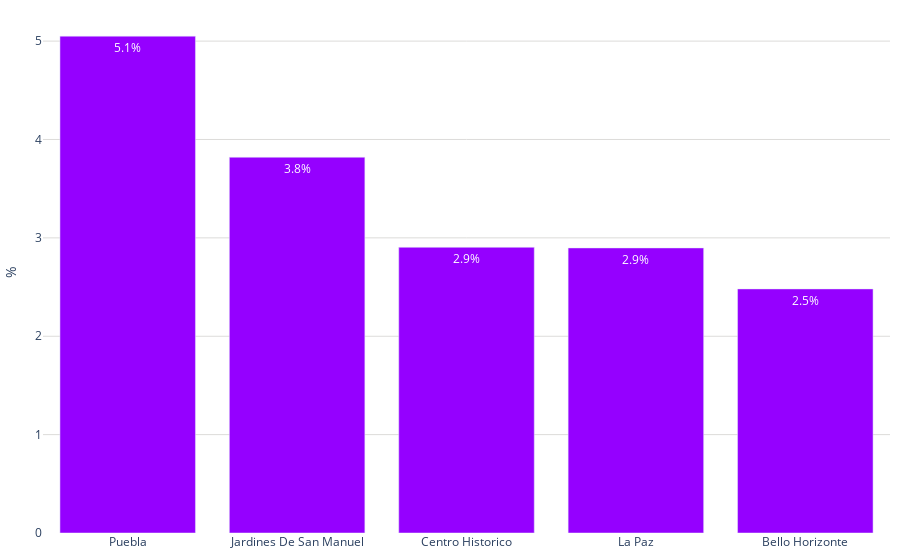

The cell this chart's notebook holds for it:
### Code cell
fig = go.Figure()
porcentajes = colonias_predominantes['porcentaje']
colonias = colonias_predominantes['colonia']
# Agregar los datos como barras
fig.add_trace(go.Bar(
    x=colonias,  # Eje x: Modalidades
    y=porcentajes,  # Eje y: Porcentajes
     marker_color='#9500ff',   # Especifica los colores de las barras
    text=porcentajes,  # Texto que se mostrará en las barras (porcentaje)
    textposition='inside',  # Posición del texto (puede ser 'inside' o 'outside')
    texttemplate='%{text:.1f}%',  # Formato del texto (porcentaje con un decimal)
))

# Personalizar el diseño de la gráfica
fig.update_layout(
    #title='Colonias Predominantes en Tulancingo',  # Título de la gráfica
    #xaxis=dict(title='%'),  # Título del eje x
    yaxis=dict(
        title='%', # Título del eje y
        gridcolor='#dddcda', # Color de las líneas que dividen los rangos del eje Y
        #gridwidth=1,
    ),  margin=dict(l=10, r=10, t=10, b=10),  # Ajusta los márgenes (left, right, top, bottom) 
    plot_bgcolor='rgba(0,0,0,0)',  # Color de fondo del gráfico
)
# Exportar gráfica como archivo HTML
def guardar_grafico_como_html(fig, nombre_archivo, carpeta='assets/graficas'):
    # Crear la carpeta si no existe
    if not os.path.exists(carpeta):
        os.makedirs(carpeta)
    
    # Gráfica como archivo HTML en la carpeta especificada
    pio.write_html(fig, f'{carpeta}/{nombre_archivo}.html')

guardar_grafico_como_html(fig, 'g_bar_colonias_predominantes', carpeta='assets/graficas')
fig.show()

### Figure 1 — Plotly figure (JSON) as saved in the notebook; plotly's stock layout.template omitted (floating-point values rounded to 4 significant figures)
{"data": [{"marker": {"color": "#9500ff"}, "text": [5.051, 3.819, 2.904, 2.898, 2.481], "textposition": "inside", "texttemplate": "%{text:.1f}%", "type": "bar", "x": ["Puebla", "Jardines De San Manuel", "Centro Historico", "La Paz", "Bello Horizonte"], "y": [5.051, 3.819, 2.904, 2.898, 2.481]}], "layout": {"margin": {"b": 10, "l": 10, "r": 10, "t": 10}, "plot_bgcolor": "rgba(0,0,0,0)", "yaxis": {"gridcolor": "#dddcda", "title": {"text": "%"}}}}
